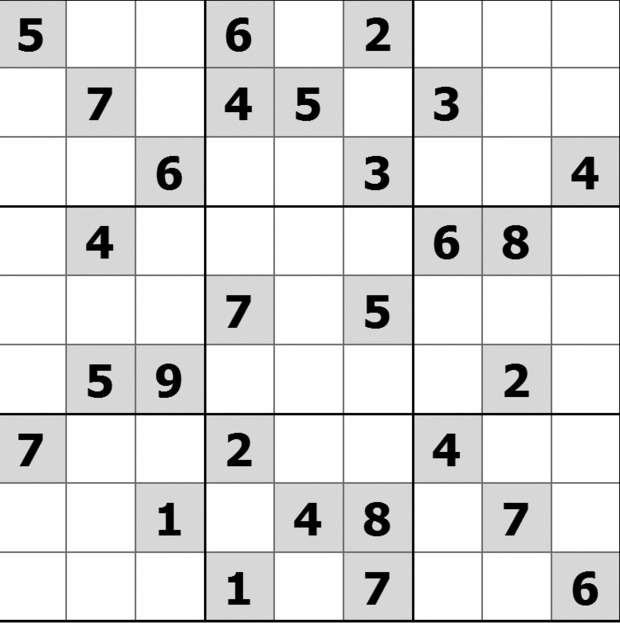
#> input picture imgs/620sodukujan2013.jpg, 620 x 623 px
$ python -i img_processing.py   (imports and definitions only)
#> lines starting #> are read from the running program, lines starting #| are printed output that depends on the picture; after the words box and inside, x2 and y2 are one past the last pixel; in counts of white or black regions, pixels touching at a corner belong together
"""img_processing.py"""

"""
This module is responsible for reordering the image
and extracting the grid for easyocr for character recognition

"""

import cv2
import numpy as np


def reorder(points):
    """
    The function reorder takes four points (from a contour of a square)
    and returns them in a consistent order:
      - top-left
      - top-right,
      - bottom-right,
      - bottom-left.
    """
    points = points.reshape((4, 2))
    new_points = np.zeros((4, 2), dtype=np.float32)

    add = points.sum(1)
    new_points[0] = points[np.argmin(add)]  # top-left
    new_points[2] = points[np.argmax(add)]  # bottom-right

    diff = np.diff(points, axis=1)
    new_points[1] = points[np.argmin(diff)]  # top-right
    new_points[3] = points[np.argmax(diff)]  # bottom-left

    return new_points


def extract_grid(img_path, side=450):
    """
    This function is responsible for extracting of the
    grid from the image for the easy processing of the
    grid in the EasyOCR(Optical Character Recognition)
    """
#> called with img_path = '../imgs/620sodukujan2013.jpg', side = 450

    img = cv2.imread(img_path)
#> img is the input picture: shape (623, 620, 3); min 0, max 255, mean 224.4
    img_gray = cv2.cvtColor(img, cv2.COLOR_BGR2GRAY)

    # Image Thresholding for sudoku
    img_thresh = cv2.adaptiveThreshold(
        img_gray, 255, cv2.ADAPTIVE_THRESH_GAUSSIAN_C, cv2.THRESH_BINARY_INV, 11, 2
    )
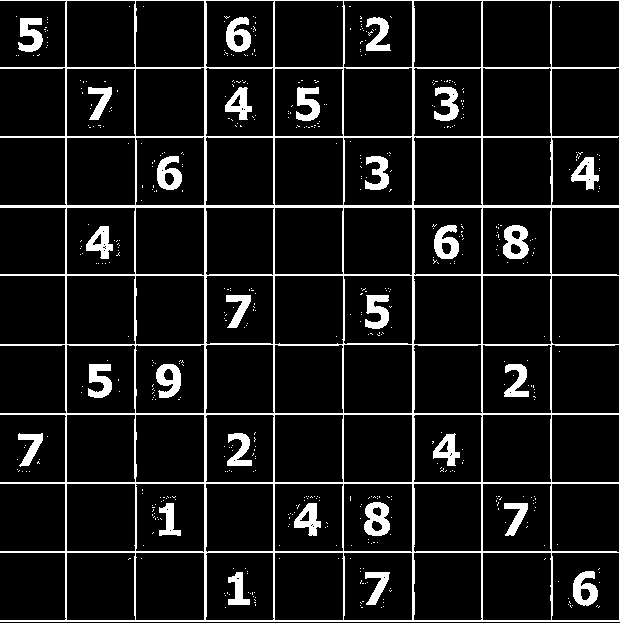
#> img_thresh: shape (623, 620); 9.8% white; 541 white regions (512 under 20 px)

    # Finding contours for the image
    contours, _ = cv2.findContours(
        img_thresh, cv2.RETR_EXTERNAL, cv2.CHAIN_APPROX_SIMPLE
    )
#> contours = 30 contours, 27 with area under 20; largest, box (x1, y1, x2, y2) and area: (0, 0, 620, 622) 344678, (18, 18, 43, 52) 465, (18, 433, 43, 467) 332
    contour = max(contours, key=cv2.contourArea)
#> contour = contour of 68 points, box (x1, y1, x2, y2) (0, 0, 620, 622), area 344678

    peri = cv2.arcLength(contour, True)  # frame for the sukoku
#> peri = 3649.6

    approx = cv2.approxPolyDP(contour, 0.02 * peri, True)
#> approx = [[0, 0], [0, 621], [619, 621], [619, 0]]
    points = reorder(approx)
#> in reorder, `add = points.sum(1)`: add = [0, 621, 1240, 619]
#> in reorder, `diff = np.diff(points, axis=1)`: diff = [0, 621, 2, -619]
#> points = [[0, 0], [619, 0], [619, 621], [0, 621]]

    pts1 = np.float32(points)
#> pts1 = [[0, 0], [619, 0], [619, 621], [0, 621]]
    pts2 = np.float32([[0, 0], [side, 0], [side, side], [0, side]])

    matrix = cv2.getPerspectiveTransform(pts1, pts2)
#> matrix = [[0.727, 0, 0], [0, 0.725, 0], [0, 0, 1]]
    warped = cv2.warpPerspective(img, matrix, (side, side))
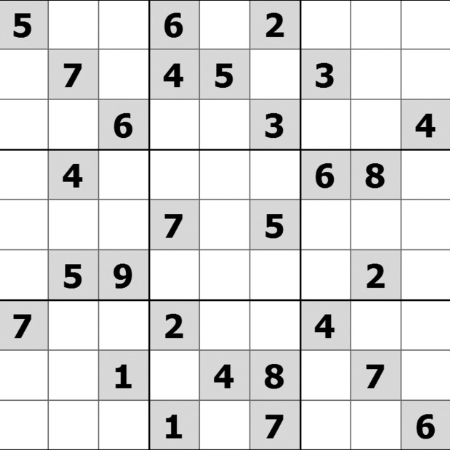
#> warped: shape (450, 450, 3); min 0, max 255, mean 225.1

    return warped

>>> result = extract_grid('../imgs/620sodukujan2013.jpg')

$ run again, on imgs/img.png
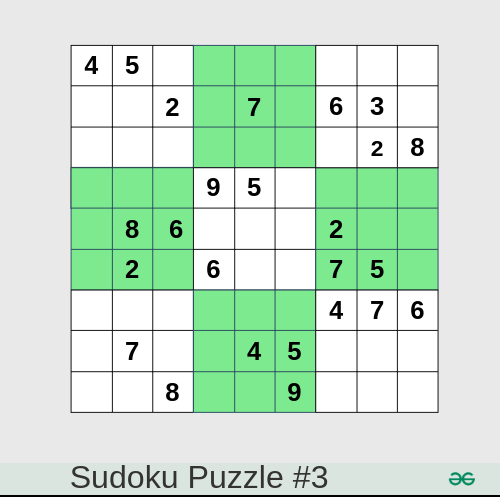
#> input picture imgs/img.png, 500 x 497 px
#> in extract_grid, img is the input picture: shape (497, 500, 3); mean B, G, R 208.5, 228.4, 203.1
#> in extract_grid, `img_thresh = cv2.adaptiveThreshold( img_gray, 255, cv2.ADAPTIVE_THRESH..`:
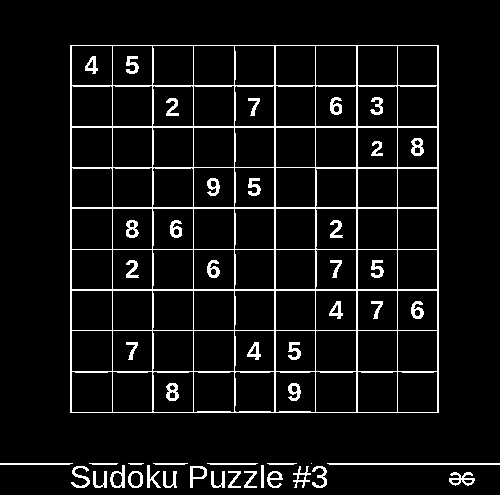
#> img_thresh: shape (497, 500); 7.3% white in thin lines or dots
#> contours = 25 contours, 2 with area under 20; largest, box (x1, y1, x2, y2) and area: (70, 45, 439, 413) 135056, (0, 495, 500, 497) 499, (110, 465, 125, 488) 209, (190, 466, 207, 488) 200, (128, 471, 143, 488) 193
#> contour = [[70, 45], [70, 412], [438, 412], [438, 45]]
#> peri = 1470
#> approx = [[70, 45], [70, 412], [438, 412], [438, 45]]
#> add = [115, 482, 850, 483]
#> diff = [-25, 342, -26, -393]
#> in extract_grid, `points = reorder(approx)`: points = [[70, 45], [438, 45], [438, 412], [70, 412]]
#> matrix = [[1.22, -6.68e-18, -85.6], [1.62e-17, 1.23, -55.18], [8.58e-20, 0, 1]]
#> in extract_grid, `warped = cv2.warpPerspective(img, matrix, (side, side))`:
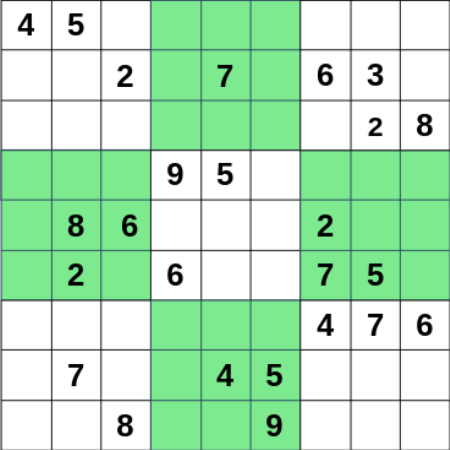
#> warped: shape (450, 450, 3); mean B, G, R 193.2, 229.9, 184.6
